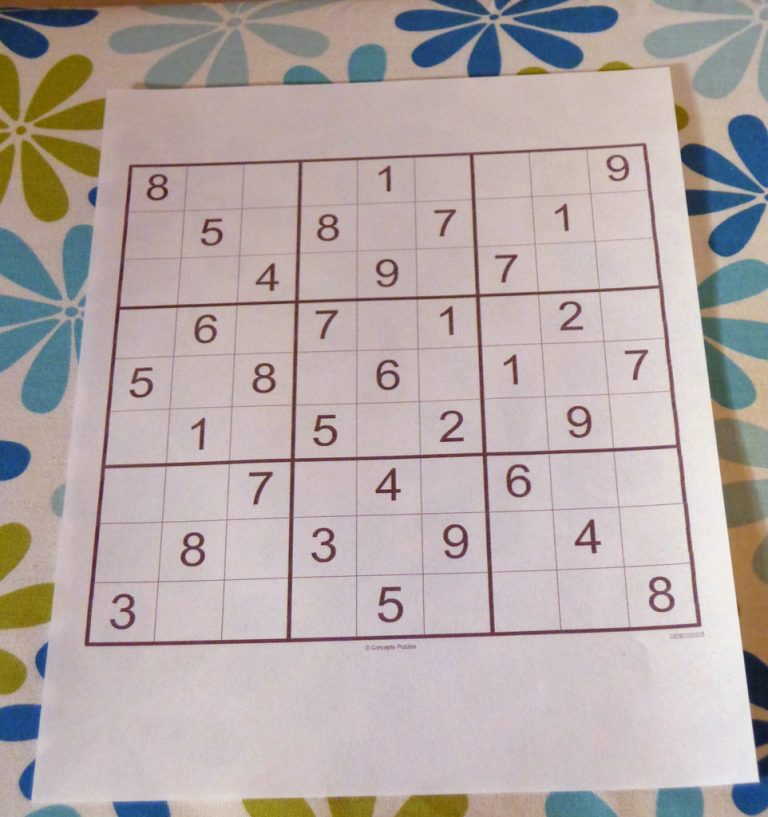
#> input picture sudoku1.jpg, 768 x 817 px
$ python sudoku_cell_extraction.py
#> lines starting #> are read from the running program, lines starting #| are printed output that depends on the picture; after the words box and inside, x2 and y2 are one past the last pixel; in counts of white or black regions, pixels touching at a corner belong together
import cv2
import numpy as np

def order_points(pts):
    """ Orders the points in a consistent order: top-left, top-right, bottom-right, bottom-left. """
    rect = np.zeros((4, 2), dtype="float32")

    # Sum and difference to get ordered points
    s = pts.sum(axis=1)
    diff = np.diff(pts, axis=1)

    rect[0] = pts[np.argmin(s)]  # Top-left
    rect[2] = pts[np.argmax(s)]  # Bottom-right
    rect[1] = pts[np.argmin(diff)]  # Top-right
    rect[3] = pts[np.argmax(diff)]  # Bottom-left

    return rect

def preprocess_image(image_path):
#> called with image_path = 'sudoku1.jpg'
    image = cv2.imread(image_path)
#> image is the input picture: shape (817, 768, 3); mean B, G, R 167.4, 169, 180.5
    gray = cv2.cvtColor(image, cv2.COLOR_BGR2GRAY)
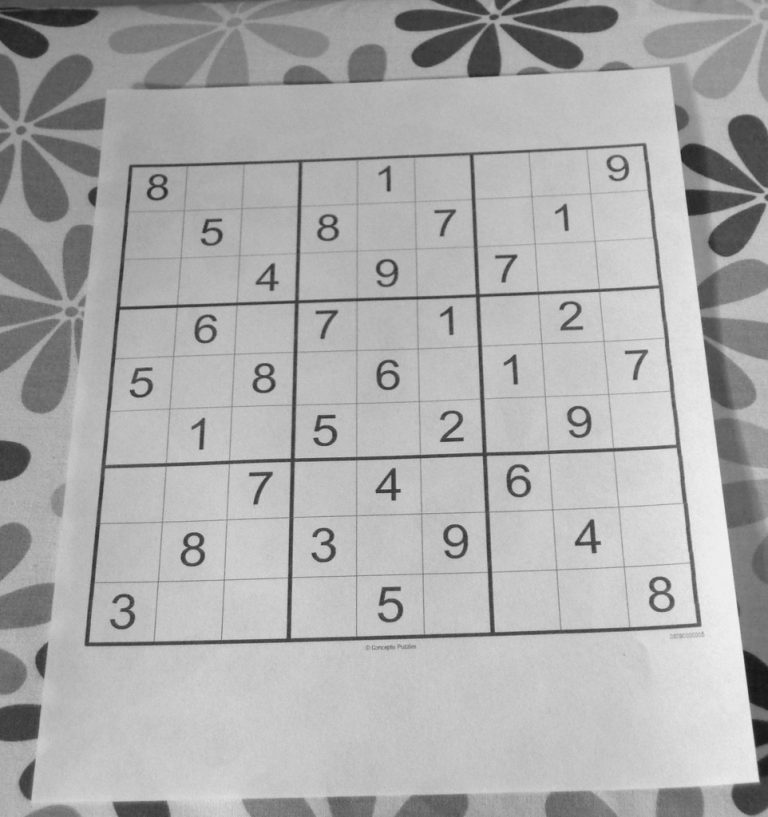
#> gray: shape (817, 768); min 20, max 248, mean 172.3

    blurred = cv2.GaussianBlur(gray, (5, 5), 0)
    thresh = cv2.adaptiveThreshold(blurred, 255, cv2.ADAPTIVE_THRESH_GAUSSIAN_C,
                                   cv2.THRESH_BINARY, 11, 2)
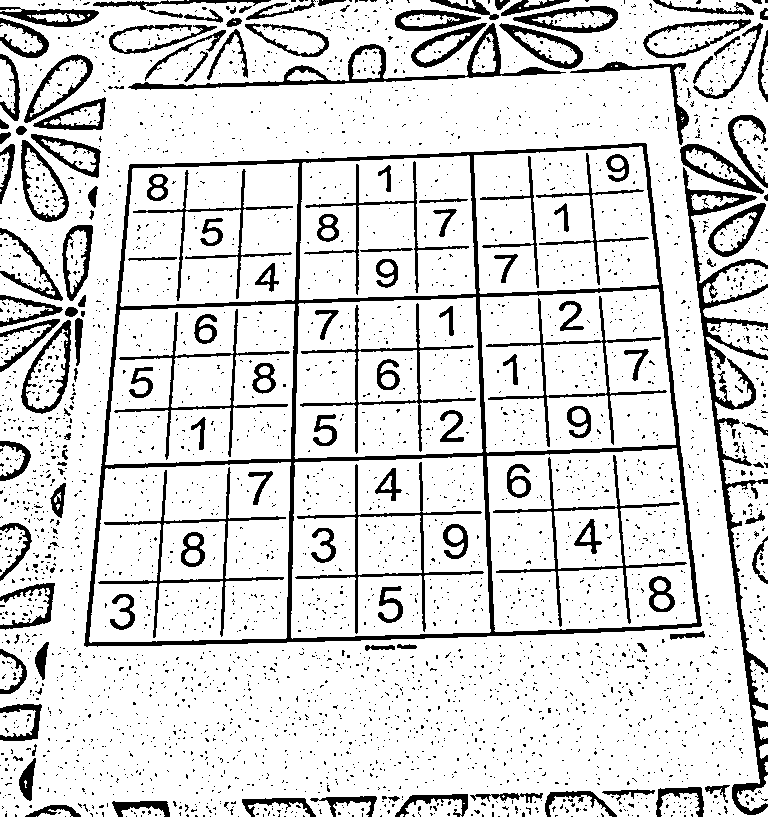
#> thresh: shape (817, 768); 84.7% white; 3511 black regions (3356 under 20 px), largest, box (x1, y1, x2, y2) and area: (84, 143, 702, 647) 16547, (683, 167, 768, 815) 6959, (128, 23, 566, 90) 2909

    thresh = cv2.bitwise_not(thresh)
#> thresh: shape (817, 768); 15.3% white; 3511 white regions (3356 under 20 px)

    contours, _ = cv2.findContours(thresh, cv2.RETR_EXTERNAL, cv2.CHAIN_APPROX_SIMPLE)
#> contours = 2341 contours, 2256 with area under 20; largest, box (x1, y1, x2, y2) and area: (84, 143, 702, 647) 273506, (683, 167, 768, 815) 6028, (128, 23, 566, 90) 4010, (21, 320, 71, 414) 2762, (21, 140, 69, 222) 2382
    largest_contour = max(contours, key=cv2.contourArea)
#> largest_contour = contour of 299 points, box (x1, y1, x2, y2) (84, 143, 702, 647), area 273506

    epsilon = 0.02 * cv2.arcLength(largest_contour, True)
#> epsilon = 43.15
    approx = cv2.approxPolyDP(largest_contour, epsilon, True)
#> approx = [[646, 144], [130, 164], [84, 645], [700, 626]]

    if len(approx) == 4:
        ordered_points = order_points(approx.reshape(4, 2))  # Correct order
#> in order_points, `s = pts.sum(axis=1)`: s = [790, 294, 729, 1326]
#> in order_points, `diff = np.diff(pts, axis=1)`: diff = [-502, 34, 561, -74]
#> ordered_points = [[130, 164], [646, 144], [700, 626], [84, 645]]
    else:
        raise ValueError("Could not find a proper Sudoku grid.")

    size = 450
    destination_points = np.array([[0, 0], [size, 0], [size, size], [0, size]], dtype="float32")

    matrix = cv2.getPerspectiveTransform(ordered_points, destination_points)
#> matrix = [[0.95, 0.0908, -138.3], [0.0467, 1.2, -203.7], [3.46e-05, 0.000434, 1]]
    warped = cv2.warpPerspective(gray, matrix, (size, size))
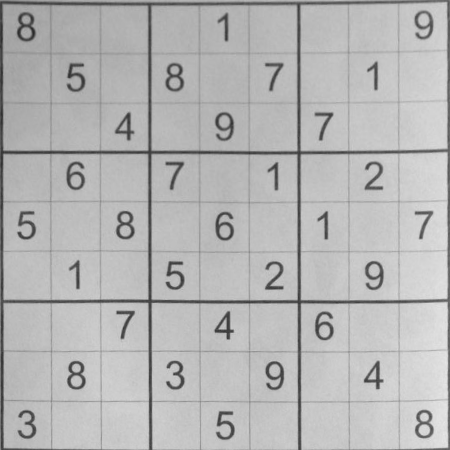
#> warped: shape (450, 450); min 42, max 232, mean 181.5

    return warped

def extract_cells(warped_image):
    cells = []
    cell_size = 50  # Each cell is 50x50 pixels
    for i in range(9):
        for j in range(9):
            x_start, y_start = j * cell_size, i * cell_size
            cell = warped_image[y_start:y_start + cell_size, x_start:x_start + cell_size]
            cells.append(cell)
#> after the loop, cells = 81 items
    return cells

# Example usage
sudoku_image = "sudoku1.jpg"  # Replace with your image
processed_image = preprocess_image(sudoku_image)
cells = extract_cells(processed_image)
#> cells = 81 items

# Save extracted cells
for idx, cell in enumerate(cells):
    cv2.imwrite(f"cells/cell_{idx}.jpg", cell)
#> this loop made 81 passes
#> pass 1, `cv2.imwrite(f"cells/cell_{idx}.jpg", cell)`:
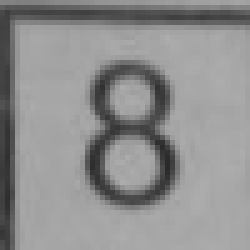
#> saved as cell_0.jpg: shape (50, 50) (shown 5 times larger); min 42, max 173, mean 143.5
#> pass 2, `cv2.imwrite(f"cells/cell_{idx}.jpg", cell)`:
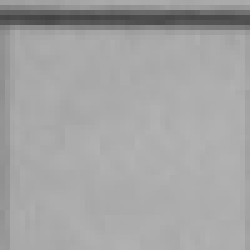
#> saved as cell_1.jpg: shape (50, 50) (shown 5 times larger); min 67, max 178, mean 163.8
